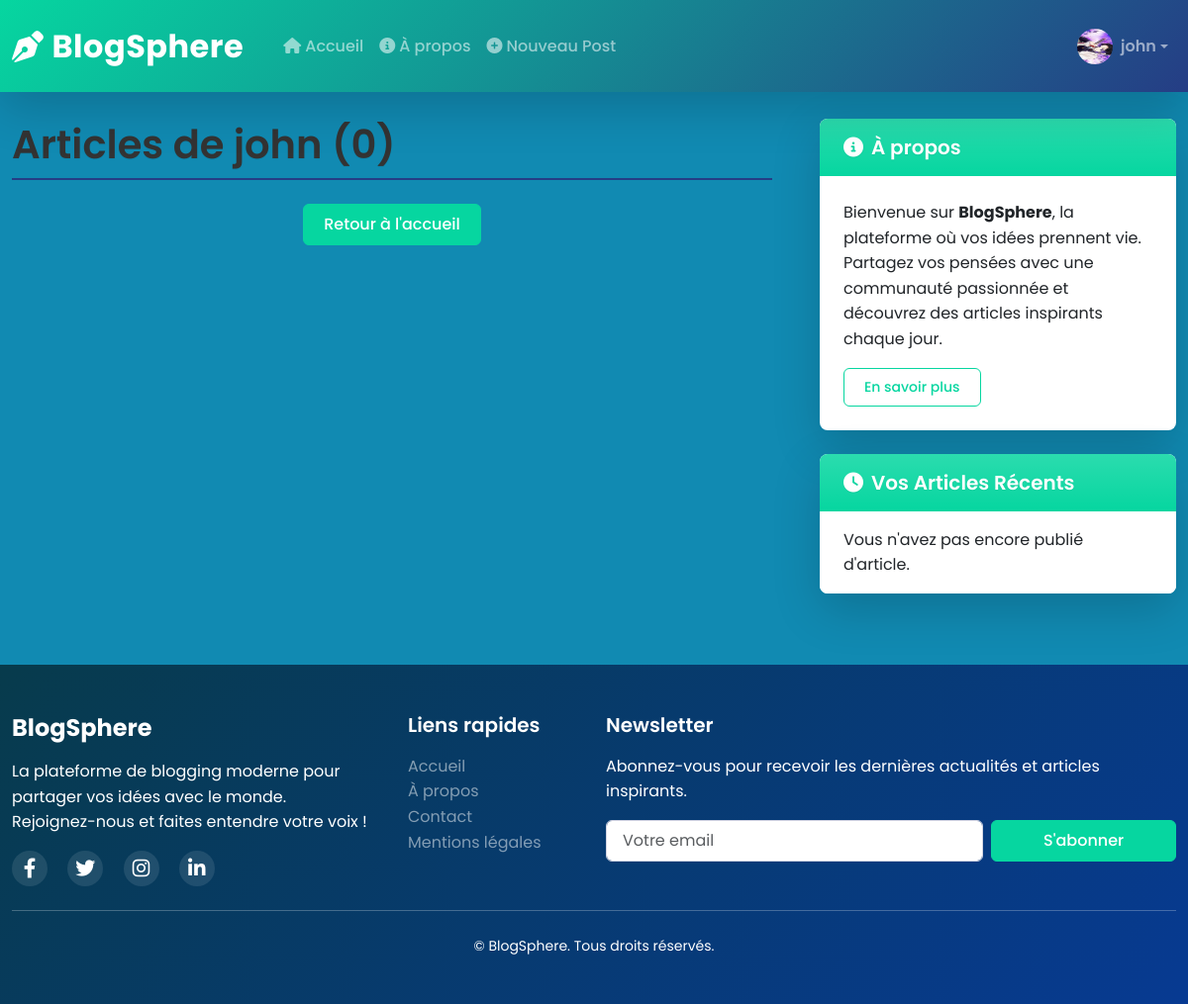
The page /user/john/ (signed in) on the database as committed earlier.
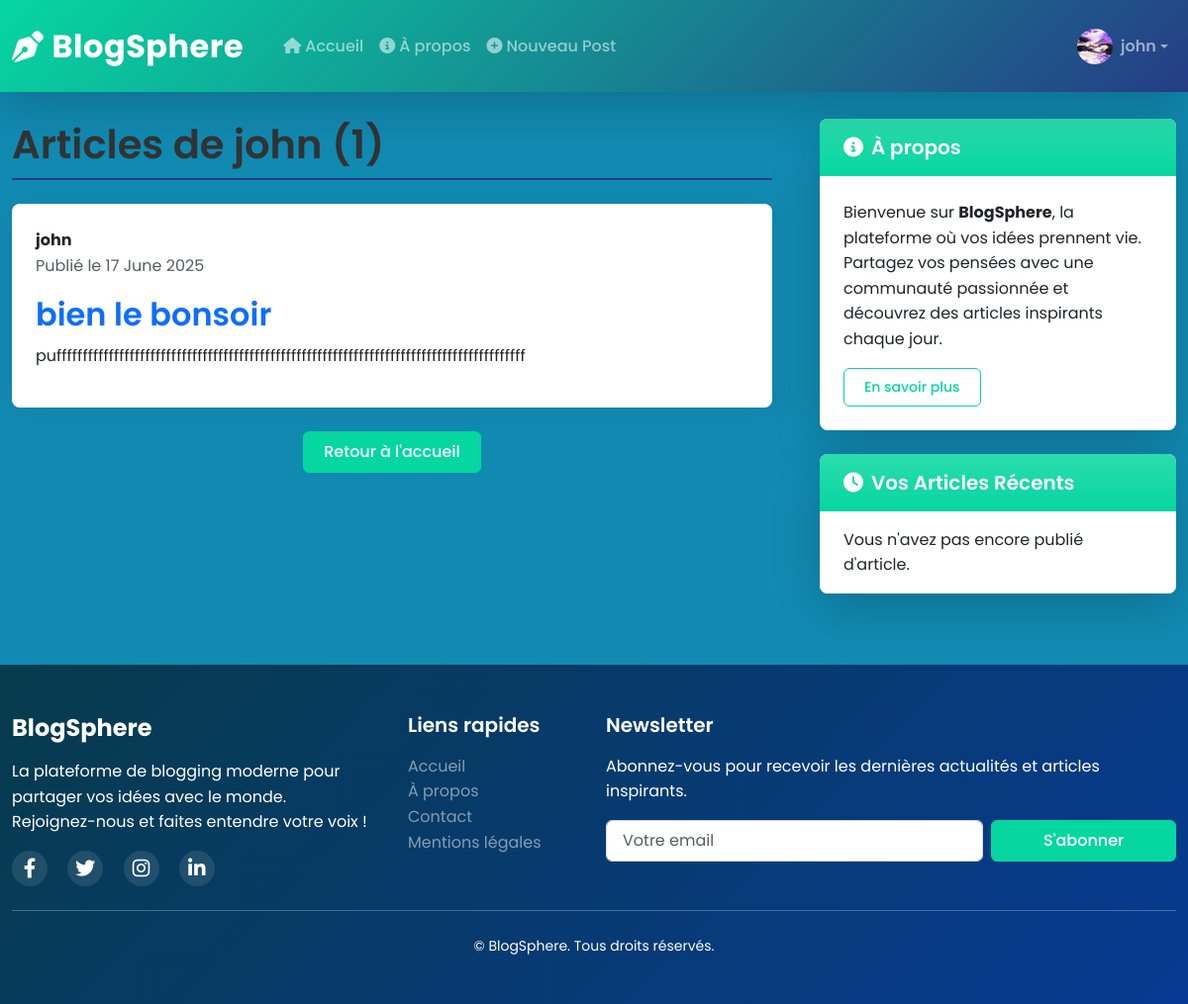
The same page on the database as committed later.
### blog/models.py (models this page shows, shortened)
class Post(models.Model):
    title = models.CharField(max_length=200)
    content = models.TextField()
    date_posted = models.DateTimeField(default=timezone.now)
    author = models.ForeignKey(Person, on_delete=models.CASCADE)
    image = models.ImageField(upload_to='post_images', blank=True, null=True)
    likes = models.ManyToManyField(Person, related_name='blog_posts', blank=True)

class Person(AbstractBaseUser, PermissionsMixin):
    SEX_TYPES = (
        ('M', 'Male'),
        ('F', 'Feminine'),
    )
    username = models.CharField(max_length=150, unique=False)  # unique ajouté pour éviter doublons
    email = models.EmailField(unique=True)
    sex = models.CharField(max_length=1, choices=SEX_TYPES, blank=True, null=True)
    profile_picture = models.ImageField(upload_to='profiles/', blank=True, null=True, default='default.jpg')
    is_staff = models.BooleanField(default=False)
    is_superuser = models.BooleanField(default=False)
    is_active = models.BooleanField(default=True)
    groups = models.ManyToManyField(
        Group,
        related_name='person_set',
        blank=True,
        verbose_name='groups',
        help_text='The groups this user belongs to.'
    )
    user_permissions = models.ManyToManyField(
        Permission,
        related_name='person_permissions_set',
        blank=True,
        verbose_name='user permissions',
        help_text='Specific permissions for this user.'
    )
    objects = UserManager()
    USERNAME_FIELD = 'email'
    REQUIRED_FIELDS = ['username']
    class Meta:
        verbose_name = "Person"
        verbose_name_plural = "Persons"
        constraints = [
            models.UniqueConstraint(fields=['username', 'email'], name='unique_person_username_email')
        ]

### blog/views.py (the view)
# urls.py: path('user/<str:username>/', UserPostListView.as_view(), name='user-posts'),
class UserPostListView(ListView):
    model = Post
    template_name = 'blog/user_posts.html'
    context_object_name = 'posts'
    paginate_by = 5
    def get_queryset(self):
        user = get_object_or_404(Person, username=self.kwargs.get('username'))
        return Post.objects.filter(author=user).order_by('-date_posted')

### blog/templates/blog/user_posts.html (shortened to what this page needs)
{% extends "blog/base.html" %}
{% block content %}
    <h1 class="mb-4">Articles de {{ view.kwargs.username }} ({{ page_obj.paginator.count }})</h1>
    {% for post in posts %}
        <article class="card mb-4">
            <div class="card-body">
                <div class="d-flex justify-content-between align-items-center">
                    <div>
                        <strong>{{ post.author.username }}</strong>
                        <p class="text-muted">Publié le {{ post.date_posted|date:"d F Y" }}</p>
                    </div>
                </div>
                <h2 class="card-title"><a href="{% url 'post-detail' post.id %}">{{ post.title }}</a></h2>
                <p>{{ post.content|truncatechars:300 }}</p>
            </div>
        </article>
    {% endfor %}
    <div class="d-flex justify-content-center">
        <a href="{% url 'blog-home' %}" class="btn btn-primary">Retour à l'accueil</a>
    </div>
{% endblock %}

Rows that differ between the two databases and show on the page:
added Post: author.username "john", date_posted "17 June 2025", title "bien le bonsoir", content "puffffffffffffffffffffffffffffffffffffffffffffffffffffffffffffffffffffffffffffffffffffffffff"
Other text that changed with them:
{{ page_obj.paginator.count }}: "0" → "1"
